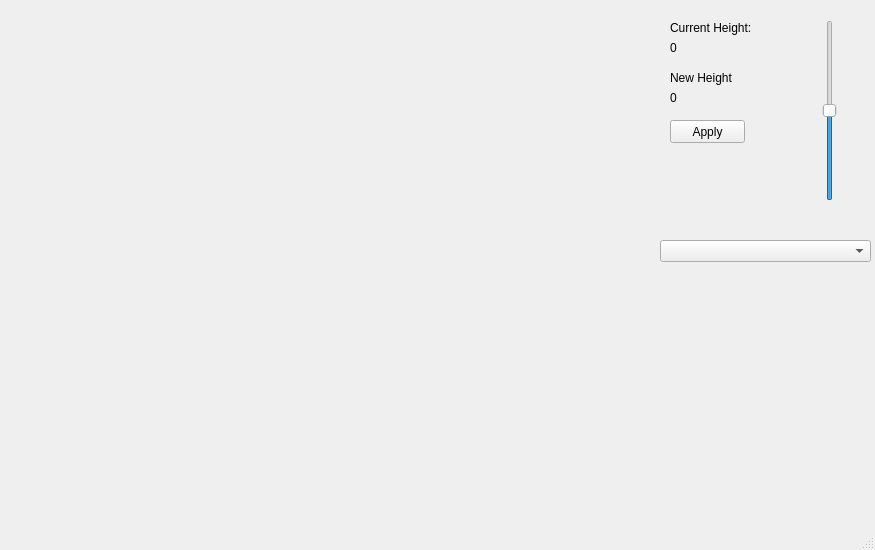
<?xml version="1.0" encoding="UTF-8"?>
<ui version="4.0">
 <class>MainWindow</class>
 <widget class="QMainWindow" name="MainWindow">
  <property name="geometry">
   <rect>
    <x>0</x>
    <y>0</y>
    <width>875</width>
    <height>550</height>
   </rect>
  </property>
  <property name="sizePolicy">
   <sizepolicy hsizetype="Fixed" vsizetype="Fixed">
    <horstretch>0</horstretch>
    <verstretch>0</verstretch>
   </sizepolicy>
  </property>
  <property name="baseSize">
   <size>
    <width>873</width>
    <height>607</height>
   </size>
  </property>
  <property name="windowTitle">
   <string>Simple Kinect Viewer</string>
  </property>
  <widget class="QWidget" name="centralWidget">
   <property name="sizePolicy">
    <sizepolicy hsizetype="Fixed" vsizetype="Fixed">
     <horstretch>0</horstretch>
     <verstretch>0</verstretch>
    </sizepolicy>
   </property>
   <widget class="OpenGLWidget" name="imageDisplayGLWidget" native="true">
    <property name="geometry">
     <rect>
      <x>10</x>
      <y>10</y>
      <width>640</width>
      <height>480</height>
     </rect>
    </property>
    <property name="sizePolicy">
     <sizepolicy hsizetype="Fixed" vsizetype="Fixed">
      <horstretch>0</horstretch>
      <verstretch>0</verstretch>
     </sizepolicy>
    </property>
    <property name="baseSize">
     <size>
      <width>640</width>
      <height>480</height>
     </size>
    </property>
   </widget>
   <widget class="QSlider" name="kinectHeightSlider">
    <property name="geometry">
     <rect>
      <x>820</x>
      <y>20</y>
      <width>19</width>
      <height>181</height>
     </rect>
    </property>
    <property name="sizePolicy">
     <sizepolicy hsizetype="Fixed" vsizetype="Expanding">
      <horstretch>0</horstretch>
      <verstretch>0</verstretch>
     </sizepolicy>
    </property>
    <property name="minimum">
     <number>-27</number>
    </property>
    <property name="maximum">
     <number>27</number>
    </property>
    <property name="orientation">
     <enum>Qt::Vertical</enum>
    </property>
   </widget>
   <widget class="QLabel" name="label">
    <property name="geometry">
     <rect>
      <x>670</x>
      <y>20</y>
      <width>81</width>
      <height>16</height>
     </rect>
    </property>
    <property name="text">
     <string>Current Height:</string>
    </property>
   </widget>
   <widget class="QLabel" name="labelCurHeight">
    <property name="geometry">
     <rect>
      <x>670</x>
      <y>40</y>
      <width>81</width>
      <height>16</height>
     </rect>
    </property>
    <property name="text">
     <string>0</string>
    </property>
   </widget>
   <widget class="QLabel" name="label_3">
    <property name="geometry">
     <rect>
      <x>670</x>
      <y>70</y>
      <width>81</width>
      <height>16</height>
     </rect>
    </property>
    <property name="text">
     <string>New Height</string>
    </property>
   </widget>
   <widget class="QLabel" name="labelNewHeight">
    <property name="geometry">
     <rect>
      <x>670</x>
      <y>90</y>
      <width>81</width>
      <height>16</height>
     </rect>
    </property>
    <property name="text">
     <string>&lt;html&gt;&lt;head/&gt;&lt;body&gt;&lt;p&gt;0&lt;/p&gt;&lt;/body&gt;&lt;/html&gt;</string>
    </property>
   </widget>
   <widget class="QPushButton" name="pushButtonApplyHeight">
    <property name="geometry">
     <rect>
      <x>670</x>
      <y>120</y>
      <width>75</width>
      <height>23</height>
     </rect>
    </property>
    <property name="text">
     <string>Apply</string>
    </property>
   </widget>
   <widget class="QLabel" name="labelError">
    <property name="geometry">
     <rect>
      <x>10</x>
      <y>500</y>
      <width>851</width>
      <height>16</height>
     </rect>
    </property>
    <property name="text">
     <string/>
    </property>
   </widget>
   <widget class="QComboBox" name="comboBoxKinect">
    <property name="geometry">
     <rect>
      <x>660</x>
      <y>240</y>
      <width>211</width>
      <height>22</height>
     </rect>
    </property>
   </widget>
  </widget>
  <widget class="QMenuBar" name="menuBar">
   <property name="geometry">
    <rect>
     <x>0</x>
     <y>0</y>
     <width>875</width>
     <height>21</height>
    </rect>
   </property>
  </widget>
  <widget class="QStatusBar" name="statusBar"/>
 </widget>
 <layoutdefault spacing="6" margin="11"/>
 <customwidgets>
  <customwidget>
   <class>OpenGLWidget</class>
   <extends>QWidget</extends>
   <header location="global">OpenGLWidget.h</header>
   <container>1</container>
  </customwidget>
 </customwidgets>
 <resources/>
 <connections/>
</ui>
